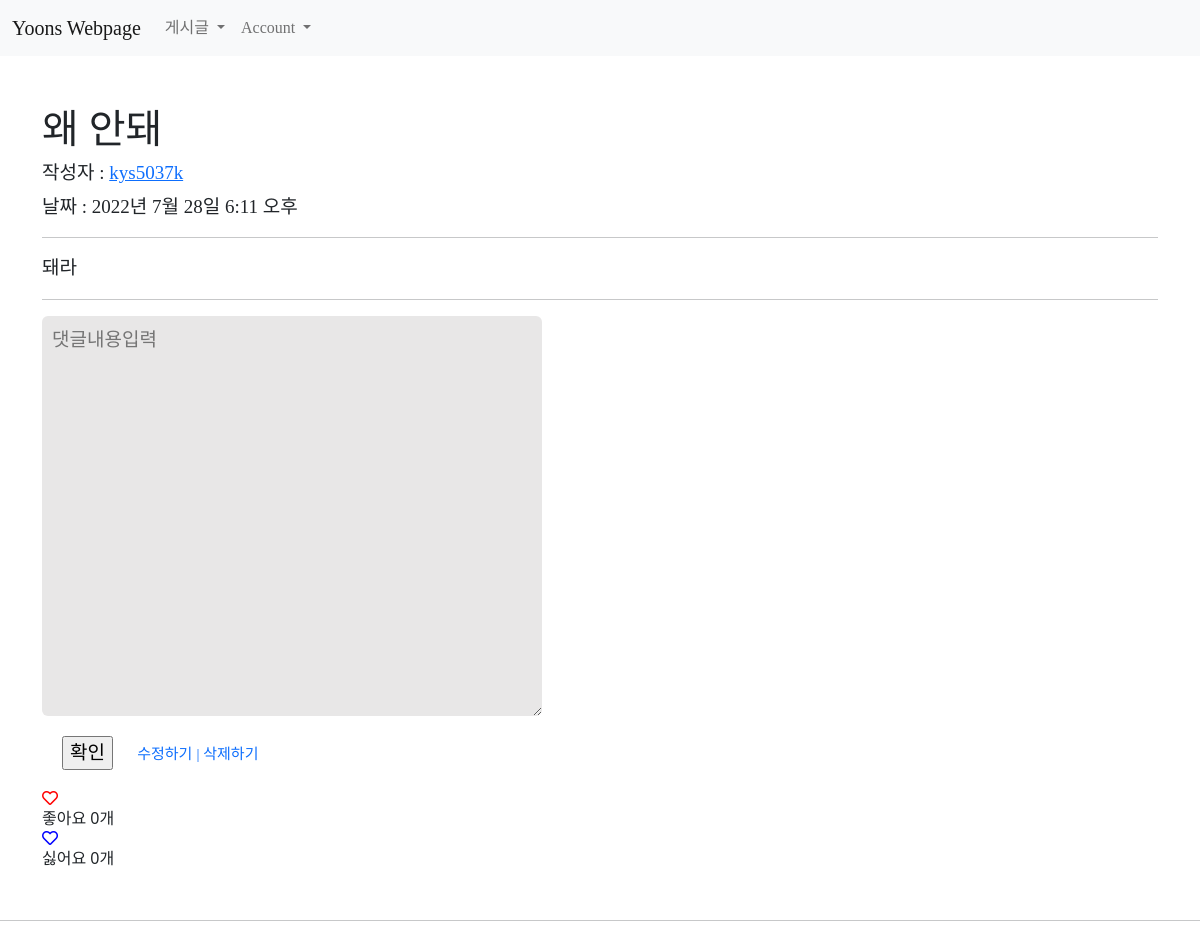
/19, run on the app's committed database.
### main/models.py (models this page shows, shortened)
class Post(models.Model):
    id = models.AutoField(primary_key=True)
    title = models.CharField(max_length=200)
    writer = models.ForeignKey(User, on_delete=models.CASCADE)
    pub_date = models.DateTimeField()
    body = models.TextField()
    image = models.ImageField(upload_to = "post/", blank=True, null=True)
    like_user_set = models.ManyToManyField(User, blank=True, related_name='likes_user_set',through='Like')
    dislike_user_set = models.ManyToManyField(User, blank=True, related_name='dislikes_user_set',through='Dislike')
    @property
    def like_count(self):
        return self.like_user_set.count()
    @property
    def dislike_count(self):
        return self.dislike_user_set.count()

### main/views.py (the view)
# urls.py: path('<int:id>', detail, name="detail"),
def detail(request, id):
    post = get_object_or_404(Post, pk = id)
    all_comments = post.comments.all().order_by('-created_at')
    return render(request, 'main/detail.html', {'post':post, 'comments':all_comments})

### main/templates/main/detail.html (shortened to what this page needs)
{% extends 'base.html' %}
{% load static %}
{% block content %}
<h1 style="font-family: scd3;">{{post.title}}</h1>
{% if post.writer %}
    {% if 'user' in post.writer.username %}
        <h3 style="font-family: scd2; font-size: 19px;">작성자 : <a href="{% url 'users:mypage' post.writer.id %}">{{ post.writer.last_name }}{{ post.writer.first_name }}</a></h3>
    {% else %}
        <h3 style="font-family: scd2; font-size: 19px;">작성자 : <a href="{% url 'users:mypage' post.writer.id %}">{{ post.writer }}</a></h3>
    {% endif %}
{% else %}
<h3 style="font-family: scd2; font-size: 19px;">작성자 : 알 수 없음</h3>
{% endif %}
<p style="font-family: scd2; font-size: 19px;">날짜 : {{post.pub_date}}</p>
<hr>
<p style="font-family: 'scd2'; font-size: 19px;">{{post.body}}</p><hr>
<div>
    <form action="{%url 'main:create_comment' post.id%}" method="POST">
        <textarea name="content" style="font-family: 'scd3'; font-size: 19px;" placeholder="댓글내용입력"></textarea>
        <input type="submit" style="font-family: 'scd2'; font-size: 19px; margin: 20px;"  value="확인">
        <a href="{% url 'main:edit' post.id %}" style="font-family: 'scd3'; font-size: 15px; text-decoration: none;" >수정하기</a>
        <a href="{% url 'main:delete' post.id %}" style="font-family: 'scd3'; font-size: 15px;text-decoration: none;">| 삭제하기</a>
    <span href="#" class="like" name ="{{post.id}}" value="Like">
        {% if user in post.like_user_set.all %}
            <div class="alt-service-icon">
                <i class="fas fa-heart" id ="like-icon" style="color:red;"></i>
            </div>
        {% else %}
                <div class="alt-service-icon">
                    <i class="far fa-heart" id ="like-icon" style="color:red;"></i>
            </div>
        {% endif %}
            <span id="count-{{ post.id }}" class="alt-services-title font-alt">
                좋아요
            {% if post.like_count == 0 %}
                0개
            {% else %}
                {{ post.like_count }}개
            {% endif %}
            </span>
    </span>
    <span href="#" class="dislike" name ="{{post.id}}" value="Dislike">
        {% if user in post.dislike_user_set.all %}
            <div class="alt-service-icon">
                <i class="fas fa-heart" id ="dislike-icon" style="color:blue;"></i>
            </div>
        {% else %}
                <div class="alt-service-icon">
                <i class="far fa-heart" id ="dislike-icon" style="color:blue;"></i>
            </div>
        {% endif %}
            <span id="count_dislike-{{ post.id }}" class="alt-services-title font-alt">
                싫어요
            {% if post.dislike_count == 0 %}
                0개
            {% else %}
                {{ post.dislike_count }}개
            {% endif %}
            </span>
    </span>
</div>
</div><hr>
{% endblock %}

### sns_project/static/css/show.css (style rules this page uses)
textarea { display: flex; overflow: hidden; width: 500px; height: 400px; font-size: 18px; border: 0; border-radius: 6px; outline: none; margin: 30px auto; padding-left: 10px; padding-top: 10px; background-color: rgb(232, 231, 231); align-items: center; }

### data on the page
Post: title "왜 안돼", writer "kys5037k", pub_date "2022년 7월 28일 6:11 오후", body "돼라"
